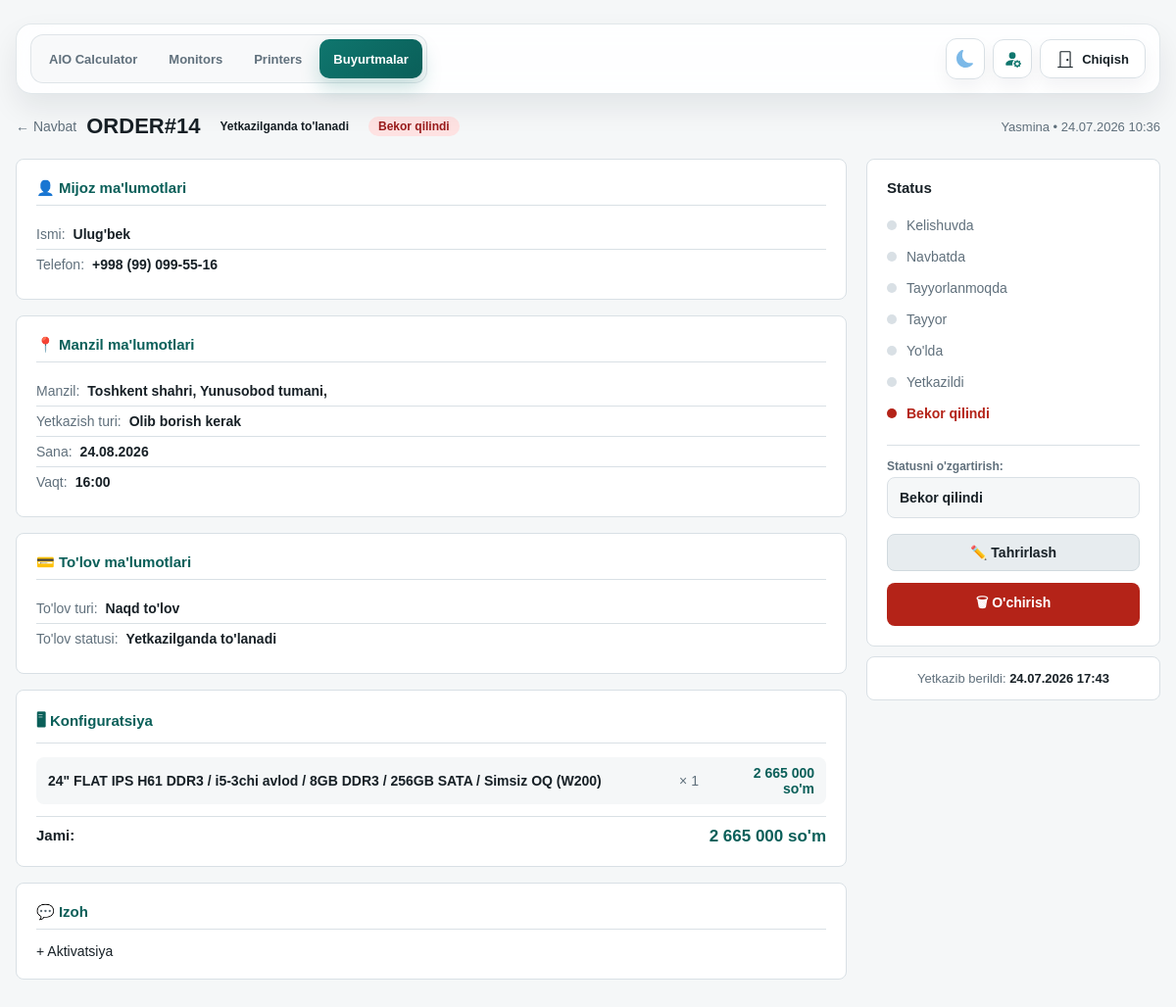
Screenshot of /orders/14/ (signed in) with the database file from the repository.
### orders/models.py (models this page shows, shortened)
class Order(models.Model):
    class DeliveryType(models.TextChoices):
        DELIVERY = "DELIVERY", "Olib borish kerak"
        POST = "POST", "Pochta (BTS, UzPost, YandexGo...)"
        PICKUP = "PICKUP", "Olib ketadi"
    class PaymentType(models.TextChoices):
        CASH = "CASH", "Naqd to'lov"
        CARD = "CARD", "Kartadan to'lov"
        TRANSFER = "TRANSFER", "Bank orqali"
        CASH_CARD = "CASH_CARD", "Aralash to'lov"
    class PaymentStatus(models.TextChoices):
        UNPAID = "UNPAID", "To'lanmagan"
        ON_DELIVERY = "ON_DELIVERY", "Yetkazilganda to'lanadi"
        ON_PICKUP = "ON_PICKUP", "Olib ketishda to'lanadi"
        PARTIAL = "PARTIAL", "Qisman to'langan"
        PAID = "PAID", "To'langan"
    class ProductionStatus(models.TextChoices):
        AGREED = "AGREED", "Kelishuvda"
        QUEUED = "QUEUED", "Navbatda"
        IN_PROGRESS = "IN_PROGRESS", "Tayyorlanmoqda"
        READY = "READY", "Tayyor"
        SHIPPING = "SHIPPING", "Yo'lda"
        DELIVERED = "DELIVERED", "Yetkazildi"
        ON_HOLD = "ON_HOLD", "To'xtatildi"
        CANCELLED = "CANCELLED", "Bekor qilindi"
    DELIVERY_STATUS_FLOWS = {
        DeliveryType.DELIVERY: [
            ProductionStatus.AGREED,
            ProductionStatus.QUEUED,
            ProductionStatus.IN_PROGRESS,
            ProductionStatus.READY,
            ProductionStatus.SHIPPING,
            ProductionStatus.DELIVERED,
        ],
        DeliveryType.POST: [
            ProductionStatus.AGREED,
            ProductionStatus.QUEUED,
            ProductionStatus.IN_PROGRESS,
            ProductionStatus.READY,
            ProductionStatus.SHIPPING,
            ProductionStatus.DELIVERED,
        ],
        DeliveryType.PICKUP: [
            ProductionStatus.AGREED,
            ProductionStatus.QUEUED,
            ProductionStatus.IN_PROGRESS,
            ProductionStatus.READY,
            ProductionStatus.DELIVERED,
        ],
    }
    GLOBAL_PRODUCTION_STATUSES = [
        ProductionStatus.CANCELLED,
        ProductionStatus.ON_HOLD,
    ]
    DELIVERY_STATUS_LABELS = {
        DeliveryType.DELIVERY: {
            ProductionStatus.SHIPPING: "Yo'lda",
            ProductionStatus.DELIVERED: "Yetkazildi",
        },
        DeliveryType.POST: {
            ProductionStatus.SHIPPING: "Jo'natildi",
            ProductionStatus.DELIVERED: "Qabul qilib oldi",
        },
        DeliveryType.PICKUP: {
            ProductionStatus.DELIVERED: "Olib ketildi",
        },
    }
    order_number = models.CharField(
        max_length=24, unique=True, blank=True, null=True, verbose_name="Buyurtma raqami"
    )
    sold_by = models.ForeignKey(
        User, on_delete=models.PROTECT, related_name="orders", verbose_name="Sotuvchi"
    )
    customer_name = models.CharField(max_length=120, verbose_name="Mijoz ismi")
    customer_phone = models.CharField(max_length=30, verbose_name="Telefon raqami")
    region = models.CharField(max_length=80, verbose_name="Viloyat")
    district = models.CharField(max_length=80, verbose_name="Tuman")
    city = models.CharField(max_length=80, verbose_name="Shahar")
    landmark = models.CharField(max_length=200, blank=True, verbose_name="Mo'ljal")
    delivery_type = models.CharField(
        max_length=20, choices=DeliveryType.choices, verbose_name="Yetkazish turi"
    )
    payment_type = models.CharField(
        max_length=20, choices=PaymentType.choices, verbose_name="To'lov turi"
    )
    payment_status = models.CharField(
        max_length=20,
        choices=PaymentStatus.choices,
        default=PaymentStatus.UNPAID,
        verbose_name="To'lov holati",
    )
    production_status = models.CharField(
        max_length=20,
        choices=ProductionStatus.choices,
        default=ProductionStatus.AGREED,
        verbose_name="Ishlab chiqarish holati",
    )
    total_price_usd = models.DecimalField(
        max_digits=12, decimal_places=2, default=0, verbose_name="Jami (USD)"
    )
    total_price_uzs = models.DecimalField(
        max_digits=16, decimal_places=0, default=0, verbose_name="Jami (so'm)"
    )
    delivery_date = models.DateField(null=True, blank=True, verbose_name="Yetkazib berish sanasi")
    delivery_time = models.CharField(max_length=10, null=True, blank=True, verbose_name="Yetkazib berish vaqti")
    partial_amount = models.DecimalField(
        max_digits=16, decimal_places=0, default=0, verbose_name="Qisman to'langan summa"
    )
    notes = models.TextField(blank=True, verbose_name="Izoh")
    created_at = models.DateTimeField(auto_now_add=True)
    updated_at = models.DateTimeField(auto_now=True)
    delivered_at = models.DateTimeField(null=True, blank=True, verbose_name="Yetkazib berilgan vaqt")
    class Meta:
        ordering = ["-created_at"]
        verbose_name = "Buyurtma"
        verbose_name_plural = "Buyurtmalar"
    @property
    def display_order_number(self):
        raw_number = self.order_number or f"ORDER#{self.pk}"
        if raw_number.startswith("ORD#"):
            return raw_number.replace("ORD#", "ORDER#", 1)
        return raw_number
    @classmethod
    def production_status_flow(cls, delivery_type):
        return cls.DELIVERY_STATUS_FLOWS.get(
            delivery_type,
            cls.DELIVERY_STATUS_FLOWS[cls.DeliveryType.DELIVERY],
        )
    @classmethod
    def production_status_label(cls, status, delivery_type=None):
        if delivery_type:
            custom = cls.DELIVERY_STATUS_LABELS.get(delivery_type, {})
            if status in custom:
                return custom[status]
        return dict(cls.ProductionStatus.choices).get(status, status)
    @classmethod
    def production_status_choices_for_delivery(cls, delivery_type):
        statuses = list(cls.production_status_flow(delivery_type))
        for status in cls.GLOBAL_PRODUCTION_STATUSES:
            if status not in statuses:
                statuses.append(status)
        return [(status, cls.production_status_label(status, delivery_type)) for status in statuses]

class OrderItem(models.Model):
    order = models.ForeignKey(Order, on_delete=models.CASCADE, related_name="items")
    build_quote = models.ForeignKey(
        "calculator.BuildQuote",
        on_delete=models.SET_NULL,
        null=True,
        blank=True,
        related_name="order_items",
        verbose_name="Kalkulyator konfiguratsiyasi",
    )
    config_label = models.CharField(max_length=255, verbose_name="Konfiguratsiya")
    quantity = models.PositiveIntegerField(default=1, verbose_name="Soni")
    unit_price_usd = models.DecimalField(
        max_digits=12, decimal_places=2, default=0, verbose_name="Dona narxi (USD)"
    )
    unit_price_uzs = models.DecimalField(
        max_digits=16, decimal_places=2, default=0, verbose_name="Dona narxi (so'm)"
    )
    class Meta:
        verbose_name = "Buyurtma elementi"
        verbose_name_plural = "Buyurtma elementlari"

### orders/views.py (the view, shortened to what this page needs)
# urls.py: path("<int:pk>/", views.order_detail, name="detail"),
@login_required
def order_detail(request, pk):
    from calculator.models import CalculatorSettings
    try:
        settings = CalculatorSettings.objects.first()
        usd_rate = int(settings.usd_rate) if settings and settings.usd_rate else 12850
    except:
        usd_rate = 12850
    order = get_object_or_404(
        _orders_for_user(request.user).prefetch_related("items").select_related("sold_by"),
        pk=pk,
    )
    if request.method == "GET" and request.GET.get("edit") == "1":
        if not _can_user_edit_order(request.user, order):
            raise PermissionDenied("Sizda buyurtmani tahrirlash huquqi yo'q.")
        return render(request, "orders/order_form.html", _form_context(request.user, order, {}))
    allowed_production_status_choices = _allowed_production_status_choices_for_user(
        request.user,
        order.delivery_type,
        order.production_status,
        order,
    )
    allowed_production_status_values = {value for value, _ in allowed_production_status_choices}
    return render(request, "orders/order_detail.html", {
        "active_nav": "orders",
        "order": order,
        "usd_rate": usd_rate,
        "status_flow": Order.production_status_flow(order.delivery_type),
        "current_status_index": (
            Order.production_status_flow(order.delivery_type).index(order.production_status)
            if order.production_status in Order.production_status_flow(order.delivery_type)
            else -1
        ),
        "delivery_choices": Order.DeliveryType.choices,
        "payment_type_choices": Order.PaymentType.choices,
        "payment_status_choices": Order.PaymentStatus.choices,
        "production_status_choices": allowed_production_status_choices,
        "can_edit_order": _can_user_edit_order(request.user, order),
        "can_delete_order": _can_user_delete_order(request.user),
        "can_cancel_order": _can_user_cancel_order(request.user, order),
        "can_change_production_status": _can_user_change_production_status(
            request.user,
            order.production_status,
            order,
        ),
        "show_current_status_option": order.production_status not in allowed_production_status_values,
        "current_status_label": _all_production_status_choices_map(order.delivery_type).get(
            order.production_status,
            order.production_status,
        ),
    })

### orders/templates/orders/order_detail.html (shortened to what this page needs)
{% extends "base.html" %}
{% load order_tags %}
{% block content %}
<div style="margin-top:20px;">
  <div style="display:flex;align-items:center;flex-wrap:wrap;gap:10px;margin-bottom:16px;">
    <a href="{% url 'orders:list' %}" style="color:var(--muted);text-decoration:none;font-size:14px;">← Navbat</a>
    <h2 style="margin:0;font-size:22px;">{{ order.display_order_number }}</h2>
    <span class="badge {{ order.payment_status|payment_badge }}">{{ order.get_payment_status_display }}</span>
    <span class="badge {{ order.production_status|status_badge }}">{{ order.production_status|status_label:order.delivery_type }}</span>
    <span style="font-size:13px;color:var(--muted);margin-left:auto;">
      {{ order.sold_by.get_full_name|default:order.sold_by.username }} •
      {{ order.created_at|date:"d.m.Y H:i" }}
    </span>
  </div>
  <div class="detail-layout">
    <div>
      <div class="panel detail-section">
        <h3>👤 Mijoz ma'lumotlari</h3>
        <div class="detail-row-group">
          <div class="detail-row"><span>Ismi:</span><strong>{{ order.customer_name }}</strong></div>
          <div class="detail-row"><span>Telefon:</span><strong>{{ order.customer_phone|format_phone }}</strong></div>
        </div>
      </div>
      <div class="panel detail-section">
        <h3>📍 Manzil ma'lumotlari</h3>
        <div class="detail-row">
          <span>Manzil:</span>
          <strong>
            {{ order.region }}, {{ order.district }}, {{ order.city }}
          </strong>
        </div>
        <div class="detail-row-group">
          <div class="detail-row"><span>Yetkazish turi:</span><strong>{{ order.get_delivery_type_display }}</strong></div>
          {% if order.delivery_date %}
            <div class="detail-row"><span>Sana:</span><strong>{{ order.delivery_date|date:"d.m.Y" }}</strong></div>
          {% endif %}
          {% if order.delivery_time %}
            <div class="detail-row"><span>Vaqt:</span><strong>{{ order.delivery_time }}</strong></div>
          {% endif %}
        </div>
      </div>
      <div class="panel detail-section">
        <h3>💳 To'lov ma'lumotlari</h3>
        <div class="detail-row-group">
          <div class="detail-row"><span>To'lov turi:</span><strong>{{ order.get_payment_type_display }}</strong></div>
          <div class="detail-row"><span>To'lov statusi:</span><strong>{{ order.get_payment_status_display }}</strong></div>
        </div>
      </div>
      <div class="panel detail-section">
        <h3>🖥 Konfiguratsiya</h3>
        {% for item in order.items.all %}
          <div class="config-item">
            <span class="label">{{ item.config_label }}</span>
            <span class="qty">× {{ item.quantity }}</span>
            <span class="price">
              {% if item.unit_price_uzs %}
                {{ item.unit_price_uzs|format_uzs }}
              {% else %}
                {% widthratio item.unit_price_usd 1 usd_rate as price_uzs %}
                {{ price_uzs|format_uzs }}
              {% endif %}
              so'm
            </span>
          </div>
        {% endfor %}
        <div style="display:flex;justify-content:space-between;margin-top:12px;padding-top:10px;border-top:1px solid var(--line);">
          <strong style="font-size:15px;">Jami:</strong>
          <div style="text-align:right;">
            <div style="font-weight:800;font-size:17px;color:var(--accent-dark)">{{ order.total_price_uzs|format_uzs }} so'm</div>
          </div>
        </div>
      </div>
      {% if order.notes %}
        <div class="panel detail-section">
          <h3>💬 Izoh</h3>
          <p style="margin:0;font-size:14px;color:var(--text);">{{ order.notes }}</p>
        </div>
      {% endif %}
    </div>
    <aside>
      <div class="panel status-sidebar">
        <h3>Status</h3>
        {% for s in status_flow %}
          <div class="status-step
            ">
            <div class="status-dot
              ">
            </div>
            {{ s|status_label:order.delivery_type }}
          </div>
        {% endfor %}
        {% if order.production_status == 'CANCELLED' %}
          <div class="status-step" style="color:var(--danger);font-weight:700;">
            <div class="status-dot" style="background:var(--danger);"></div>
            Bekor qilindi
          </div>
        {% endif %}
        <div style="margin-top: 16px; margin-bottom: 12px; border-top: 1px solid var(--line); padding-top: 14px;">
          <label style="font-size:12px; color:var(--muted); font-weight:700; margin-bottom:4px; display:block;">Statusni o'zgartirish:</label>
          {% if can_change_production_status %}
            <select id="status-select-dropdown" onchange="onStatusDropdownChange(this.value)" style="width:100%; padding:10px 12px; border-radius:8px; background:var(--bg); border:1px solid var(--line); color:var(--text); font-weight:700; font-size:14px; cursor:pointer;">
              {% for s_val, s_label in production_status_choices %}
                <option value="{{ s_val }}" {% if order.production_status == s_val %}selected{% endif %}>{{ s_label }}</option>
              {% endfor %}
            </select>
          {% else %}
            <div style="padding:10px 12px; border-radius:8px; background:var(--bg); border:1px solid var(--line); color:var(--muted); font-size:13px; line-height:1.45;">
              Bu buyurtmada statusni faqat ruxsat berilgan user o'zgartira oladi.
            </div>
          {% endif %}
        </div>
        <div class="action-btns">
          {% if can_edit_order %}
            <a href="{% url 'orders:detail' order.pk %}?edit=1" class="action-btn secondary">
              ✏️ Tahrirlash
            </a>
          {% endif %}
          {% if can_delete_order %}
            <form id="delete-order-form" action="{% url 'orders:delete' order.pk %}" method="post" style="width: 100%; margin-top: 4px;">
              <button type="button" onclick="openDeleteModal()" class="action-btn" style="background: var(--danger); color: white; width: 100%; border: none; font-weight: 700; display: flex; align-items: center; justify-content: center; gap: 6px;">
                🗑 O'chirish
              </button>
            </form>
          {% endif %}
        </div>
      </div>
      {% if order.delivered_at %}
        <div class="panel" style="padding:14px 18px;margin-top:10px;font-size:13px;color:var(--muted);text-align:center;">
          Yetkazib berildi: <strong style="color:var(--text);">{{ order.delivered_at|date:"d.m.Y H:i" }}</strong>
        </div>
      {% endif %}
    </aside>
  </div>
</div>
{% endblock %}

### rows the page displays
Order: display_order_number "ORDER#14", payment_status "Yetkazilganda to'lanadi", production_status|status_label "Bekor qilindi", sold_by.get_full_name "Yasmina", created_at "24.07.2026 10:36", customer_name "Ulug'bek", customer_phone "+998 (99) 099-55-16", region "Toshkent shahri", district "Yunusobod tumani", delivery_type "Olib borish kerak", delivery_date "24.08.2026", delivery_time "16:00", payment_type "Naqd to'lov", total_price_uzs "2 665 000", notes "+ Aktivatsiya", status_flow "Kelishuvda" "Navbatda" "Tayyorlanmoqda" "Tayyor" "Yo'lda" "Yetkazildi", production_status "Bekor qilindi", delivered_at "24.07.2026 17:43"
OrderItem: config_label "24\" FLAT IPS H61 DDR3 / i5-3chi avlod / 8GB DDR3 / 256GB SATA / Simsiz OQ (W200)", quantity "1", unit_price_uzs "2 665 000"
